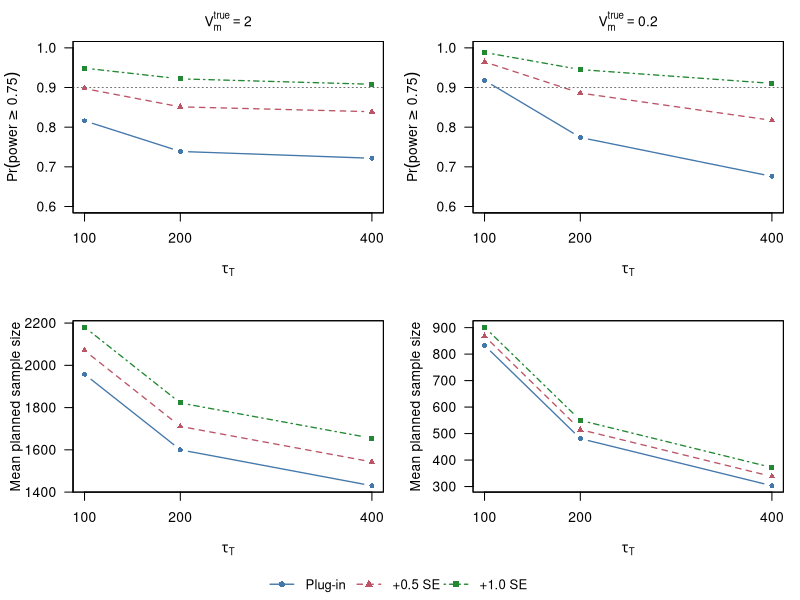
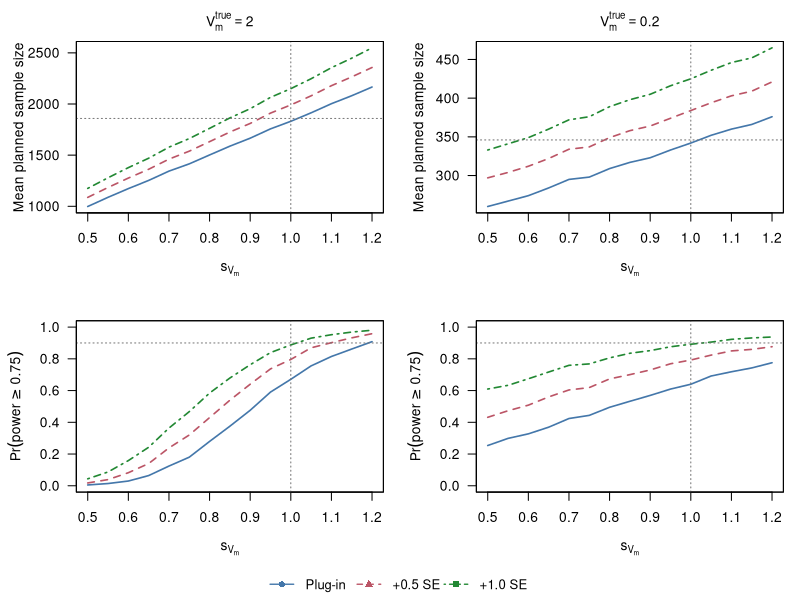
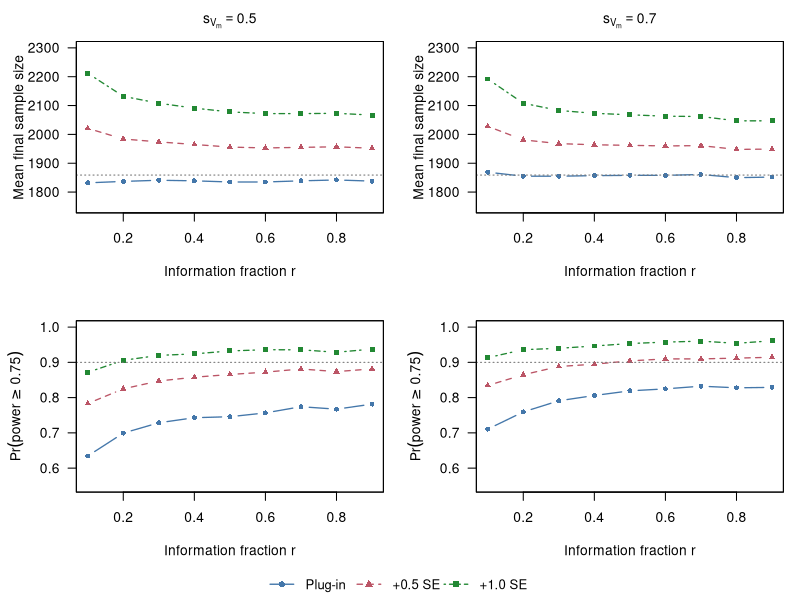
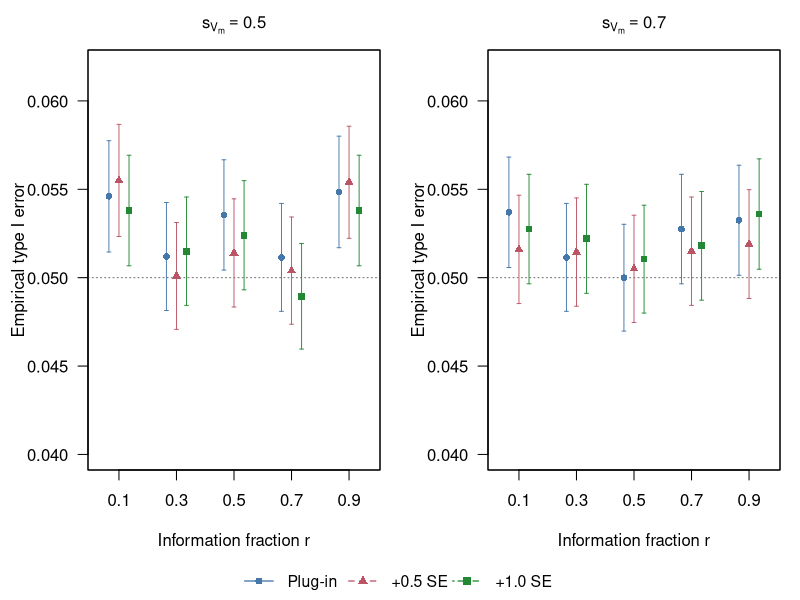

The R source for these figures, in order:
# ============================================================
# make_figures_base.R  (v3)
# Figures 1-4 in base R graphics. Color plus lty/pch (B/W-safe).
# Changes from v2:
#   - Fig 2: top row = mean planned sample size (oracle reference
#     lines 1859 / 346); smooth lines (no point markers).
#   - Fig 3: interim Vm-hat row removed -> 2 x 2 layout.
# Run from the project root (the folder containing results/).
# Output: figures/figure{1,2,3,4}_260903.pdf  (vector)
# ============================================================

if (!dir.exists("figures")) dir.create("figures")

COL <- c("#4477AA", "#BB5566", "#228833")   # plug-in, +0.5 SE, +1.0 SE
LTY <- c(1, 2, 4)
PCH <- c(16, 17, 15)
LEG <- c("Plug-in", "+0.5 SE", "+1.0 SE")

panel3 <- function(x, Y, ylab, ylim = NULL, href = NULL, vref = NULL,
                   main = NULL, xlab = "", xaxt_at = NULL, type = "b") {
  ## Y: matrix with 3 columns (plug-in, +0.5 SE, +1.0 SE)
  if (is.null(ylim)) ylim <- range(Y, href, na.rm = TRUE)
  matplot(x, Y, type = type, lty = LTY, pch = PCH, col = COL,
          lwd = if (type == "l") 1.6 else 1.3,
          cex = 0.8, xlab = xlab, ylab = ylab, ylim = ylim,
          main = main, xaxt = if (is.null(xaxt_at)) "s" else "n",
          cex.main = 1.0, font.main = 1, las = 1)
  if (!is.null(xaxt_at)) axis(1, at = xaxt_at)
  if (!is.null(href)) abline(h = href, lty = 3, col = "grey45")
  if (!is.null(vref)) abline(v = vref, lty = 3, col = "grey45")
  box()
}

bottom_legend <- function() {
  par(fig = c(0, 1, 0, 1), oma = c(0, 0, 0, 0), mar = c(0, 0, 0, 0),
      new = TRUE)
  plot.new()
  legend("bottom", LEG, lty = LTY, pch = PCH, col = COL,
         horiz = TRUE, bty = "n", lwd = 1.3, cex = 0.95)
}

## ------------------------------------------------------------
## Figure 1 -- Study 2: reliability and planned n vs tau_T
## ------------------------------------------------------------
b <- read.csv("results/02_baseline_summary.csv")

pdf("figures/figure1_260903.pdf", width = 8, height = 6.4)
par(mfrow = c(2, 2), mar = c(4, 4.4, 2.5, 1), oma = c(2.5, 0, 0, 0))
for (vt in c(2.0, 0.2)) {
  d <- b[b$Vm_true == vt, ]
  d <- d[order(d$tau0_T), ]
  panel3(d$tau0_T,
         cbind(d$power_prob75_plan, d$power_prob75_plusHalfSE,
               d$power_prob75_plusSE),
         ylab = expression(Pr(power >= 0.75)),
         ylim = c(0.6, 1), href = 0.90, xaxt_at = c(100, 200, 400),
         xlab = expression(tau[T]),
         main = bquote(V[m]^{true} == .(vt)))
}
for (vt in c(2.0, 0.2)) {
  d <- b[b$Vm_true == vt, ]
  d <- d[order(d$tau0_T), ]
  panel3(d$tau0_T,
         cbind(d$n_mean, d$n_plusHalfSE_mean, d$n_plusSE_mean),
         ylab = "Mean planned sample size",
         xaxt_at = c(100, 200, 400), xlab = expression(tau[T]))
}
bottom_legend()
dev.off()

## ------------------------------------------------------------
## Figure 2 -- Study 3: misspecification (tau_T = 400, fine s grid)
## Top row: mean planned sample size (oracle lines 1859 / 346).
## Bottom row: Pr(power >= 0.75) with the 0.90 criterion line.
## Smooth lines (type = "l"): the s grid is fine (step 0.05).
## ------------------------------------------------------------
m <- read.csv("results/03_misspec_summary.csv")
m <- m[m$tau0_T == 400, ]
oracle_n <- c("2" = 1859, "0.2" = 346)

pdf("figures/figure2_260903.pdf", width = 8, height = 6.4)
par(mfrow = c(2, 2), mar = c(4, 4.6, 2.5, 1), oma = c(2.5, 0, 0, 0))
for (vt in c(2.0, 0.2)) {
  d <- m[m$Vm_true == vt, ]
  d <- d[order(d$s_vm), ]
  panel3(d$s_vm,
         cbind(d$n_mean, d$n_plusHalfSE_mean, d$n_plusSE_mean),
         ylab = "Mean planned sample size",
         href = oracle_n[as.character(vt)], vref = 1,
         xlab = expression(s[V[m]]), type = "l",
         main = bquote(V[m]^{true} == .(vt)))
}
for (vt in c(2.0, 0.2)) {
  d <- m[m$Vm_true == vt, ]
  d <- d[order(d$s_vm), ]
  panel3(d$s_vm,
         cbind(d$power_prob75_plan, d$power_prob75_plusHalfSE,
               d$power_prob75_plusSE),
         ylab = expression(Pr(power >= 0.75)),
         ylim = c(0, 1), href = 0.90, vref = 1,
         xlab = expression(s[V[m]]), type = "l")
}
bottom_legend()
dev.off()

## ------------------------------------------------------------
## Figure 3 -- Study 4: interim re-estimation vs r  (2 x 2)
## rows: mean final n (ref 1859), Pr(>=0.75) (ref 0.90);
## cols: s = 0.5, 0.7
## ------------------------------------------------------------
it <- read.csv("results/04_interim_summary.csv")
it <- it[order(it$s_vm, it$r_frac), ]

pdf("figures/figure3_260903.pdf", width = 8, height = 6.4)
par(mfrow = c(2, 2), mar = c(4, 4.6, 2.5, 1), oma = c(2.5, 0, 0, 0))
for (s in c(0.5, 0.7)) {
  d <- it[it$s_vm == s, ]
  panel3(d$r_frac,
         cbind(d$n_final_mean, d$n_final_plusHalfSE_mean,
               d$n_final_plusSE_mean),
         ylab = "Mean final sample size",
         ylim = c(1750, 2300), href = 1859,
         xlab = "Information fraction r",
         main = bquote(s[V[m]] == .(s)))
}
for (s in c(0.5, 0.7)) {
  d <- it[it$s_vm == s, ]
  panel3(d$r_frac,
         cbind(d$power_prob75_final, d$power_prob75_plusHalfSE,
               d$power_prob75_plusSE),
         ylab = expression(Pr(power >= 0.75)),
         ylim = c(0.55, 1), href = 0.90,
         xlab = "Information fraction r")
}
bottom_legend()
dev.off()

## ------------------------------------------------------------
## Figure 4 -- Study 5: empirical type I error with MC error bars
## `off` sets the spacing between the three rules WITHIN each
## r cluster.
## ------------------------------------------------------------
t1 <- read.csv("results/05_type1_summary.csv")
t1 <- t1[t1$s_vm %in% c(0.5, 0.7), ]

pdf("figures/figure4_260903.pdf", width = 8, height = 4.2)
par(mfrow = c(1, 2), mar = c(4, 4.4, 2.5, 1), oma = c(2.5, 0, 0, 0))
off <- c(-0.035, 0, 0.035)
for (s in c(0.5, 0.7)) {
  d <- t1[t1$s_vm == s, ]
  d <- d[order(d$r_frac), ]
  est <- cbind(d$type1_main, d$type1_plusHalfSE, d$type1_plusSE)
  se  <- cbind(d$mc_se_main, d$mc_se_plusHalfSE, d$mc_se_plusSE)
  plot(NULL, xlim = c(0.03, 0.97), ylim = c(0.040, 0.062),
       xlab = "Information fraction r", ylab = "Empirical type I error",
       main = bquote(s[V[m]] == .(s)), cex.main = 1.0, font.main = 1,
       las = 1, xaxt = "n")
  axis(1, at = c(0.1, 0.3, 0.5, 0.7, 0.9))
  abline(h = 0.05, lty = 3, col = "grey45")
  for (j in 1:3) {
    x <- d$r_frac + off[j]
    arrows(x, est[, j] - 1.96 * se[, j], x, est[, j] + 1.96 * se[, j],
           angle = 90, code = 3, length = 0.02, col = COL[j], lwd = 0.9)
    points(x, est[, j], pch = PCH[j], cex = 0.9, col = COL[j])
  }
  box()
}
bottom_legend()
dev.off()

message("Figures written to figures/ (PDF, vector)")
